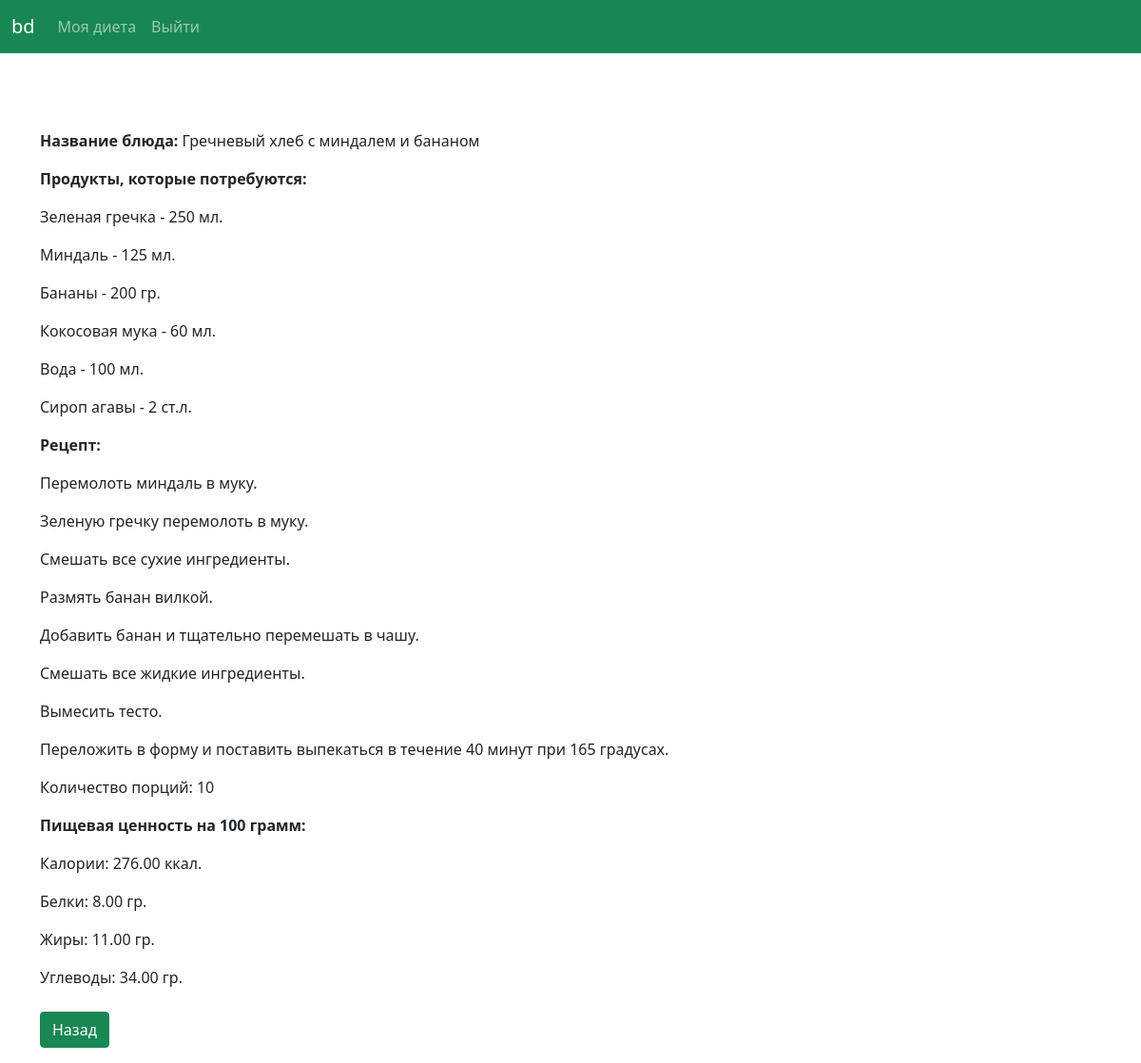
/dishes/4 (signed in), run on the app's committed database.
### balanced_diet/models.py (models this page shows)
class Dish(models.Model):
    name = models.CharField(max_length=50, unique=True)
    kcal = models.DecimalField(max_digits=6, decimal_places=2)
    proteins = models.DecimalField(max_digits=6, decimal_places=2)
    fats = models.DecimalField(max_digits=6, decimal_places=2)
    carbs = models.DecimalField(max_digits=6, decimal_places=2)
    breakfast = models.BooleanField(default=False)
    lunch = models.BooleanField(default=False)
    dinner = models.BooleanField(default=False)
    recipetext = models.TextField(default='')

class Recipe(models.Model):
    dish = models.ForeignKey(Dish, on_delete=models.CASCADE)
    product = models.ForeignKey(Product, on_delete=models.CASCADE)
    amountofprod = models.CharField(max_length=50, default='')

class Product(models.Model):
    name = models.CharField(max_length=50, unique=True)
    lactose = models.BooleanField(default=False) # not lactose
    vegan = models.BooleanField(default=False) # not vegan
    halal = models.BooleanField(default=False) # not halal

### balanced_diet/views.py (the view)
# urls.py: path('dishes/<int:dish_id>', views.dish, name='dish'),
@login_required
def dish(request, dish_id):
    try:
        dish = Dish.objects.get(id=dish_id)
        recipe = Recipe.objects.filter(dish_id=dish_id)
        context = {
            'dish' : dish,
            'recipe': recipe
        }
        return render(request, 'balanced_diet/dish.html', context)
    except Dish.DoesNotExist:
        return render(request, 'balanced_diet/my_nutrition.html')

### balanced_diet/templatetags/to_rl.py (called while the page is built)
@register.filter
def to_rl(string):
    return string.split('n')

### balanced_diet/templates/balanced_diet/dish.html (shortened to what this page needs)
{% extends "balanced_diet/base.html" %}
{% load to_rl %}
{% block text %}
    <p> <b>Название блюда:</b> {{ dish.name }} </p>
    <p> <b>Продукты, которые потребуются:</b> </p>
    {% for i in recipe %}
        <p> {{ i.product.name }} - {{ i.amountofprod }} </p>
    {% endfor %}
    <p> <b>Рецепт:</b> </p>
    {% for i in dish.recipetext|to_rl %}
        <p> {{ i }} </p>
    {% endfor %}
        <p> <b>Пищевая ценность на 100 грамм:</b> </p>
    <p> Калории: {{ dish.kcal }} ккал.</p>
    <p> Белки: {{ dish.proteins }} гр.</p>
    <p> Жиры: {{ dish.fats }} гр.</p>
    <p> Углеводы: {{ dish.carbs }} гр.</p>
    <a class="btn btn-success mt-2 mb-3"  type="button" href="{% url 'balanced_diet:my_nutrition' %}">Назад</a>
{% endblock text %}

### data on the page
Dish: name "Гречневый хлеб с миндалем и бананом", kcal "276.00", proteins "8.00", fats "11.00", carbs "34.00"
Recipe: product.name "Зеленая гречка", amountofprod "250 мл."
Recipe: product.name "Миндаль", amountofprod "125 мл."
Recipe: product.name "Бананы", amountofprod "200 гр."
Recipe: product.name "Кокосовая мука", amountofprod "60 мл."
Recipe: product.name "Вода", amountofprod "100 мл."
Recipe: product.name "Сироп агавы", amountofprod "2 ст.л."

### other printed values
{{ i }} "Перемолоть миндаль в муку." "Зеленую гречку перемолоть в муку." "Смешать все сухие ингредиенты." "Размять банан вилкой." "Добавить банан и тщательно перемешать в чашу." "Смешать все жидкие ингредиенты." "Вымесить тесто." "Переложить в форму и поставить выпекаться в течение 40 минут при 165 градусах." "Количество порций: 10"
